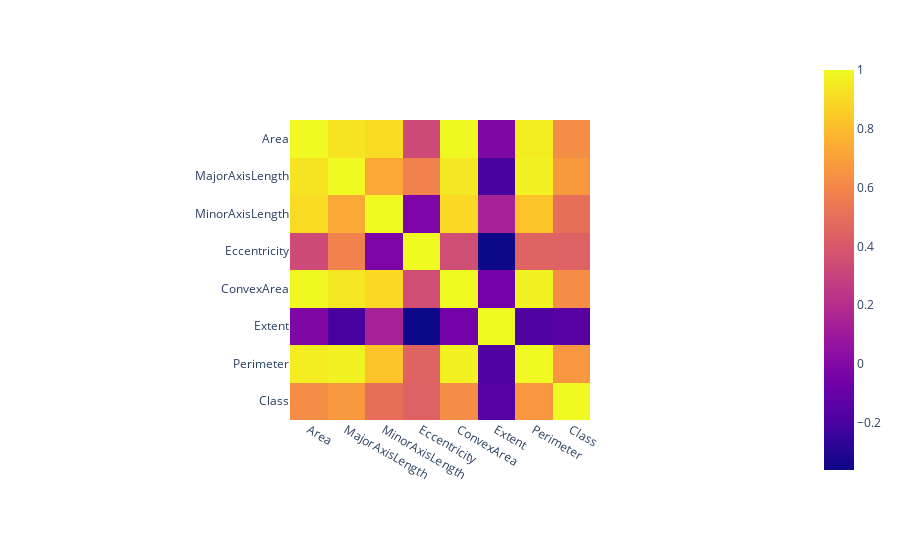

The code cell stored with this chart in its notebook:
### Code cell
corr_matrix = df.corr()
fig = px.imshow(corr_matrix)
fig.show();

### Figure 1 — Plotly figure (JSON) as saved in the notebook; plotly's stock layout.template omitted (floating-point values rounded to 4 significant figures)
{"data": [{"coloraxis": "coloraxis", "hovertemplate": "x: %{x}<br>y: %{y}<br>color: %{z}<extra></extra>", "name": "0", "type": "heatmap", "x": ["Area", "MajorAxisLength", "MinorAxisLength", "Eccentricity", "ConvexArea", "Extent", "Perimeter", "Class"], "xaxis": "x", "y": ["Area", "MajorAxisLength", "MinorAxisLength", "Eccentricity", "ConvexArea", "Extent", "Perimeter", "Class"], "yaxis": "y", "z": [[1, 0.9328, 0.9066, 0.3361, 0.9959, -0.0135, 0.9614, 0.6257], [0.9328, 1, 0.728, 0.5836, 0.945, -0.2039, 0.978, 0.6732], [0.9066, 0.728, 1, -0.02768, 0.8957, 0.1453, 0.8274, 0.5031], [0.3361, 0.5836, -0.02768, 1, 0.3482, -0.3611, 0.4478, 0.4385], [0.9959, 0.945, 0.8957, 0.3482, 1, -0.0548, 0.9766, 0.6256], [-0.0135, -0.2039, 0.1453, -0.3611, -0.0548, 1, -0.1734, -0.1547], [0.9614, 0.978, 0.8274, 0.4478, 0.9766, -0.1734, 1, 0.666], [0.6257, 0.6732, 0.5031, 0.4385, 0.6256, -0.1547, 0.666, 1]]}], "layout": {"autosize": true, "coloraxis": {"colorscale": [[0, "#0d0887"], [0.1111, "#46039f"], [0.2222, "#7201a8"], [0.3333, "#9c179e"], [0.4444, "#bd3786"], [0.5556, "#d8576b"], [0.6667, "#ed7953"], [0.7778, "#fb9f3a"], [0.8889, "#fdca26"], [1, "#f0f921"]]}, "margin": {"t": 60}, "xaxis": {"anchor": "y", "autorange": true, "constrain": "domain", "domain": [0.2917, 0.7083], "range": [-0.5, 7.5], "scaleanchor": "y", "type": "category"}, "yaxis": {"anchor": "x", "autorange": true, "constrain": "domain", "domain": [0, 1], "range": [7.5, -0.5], "type": "category"}}}
